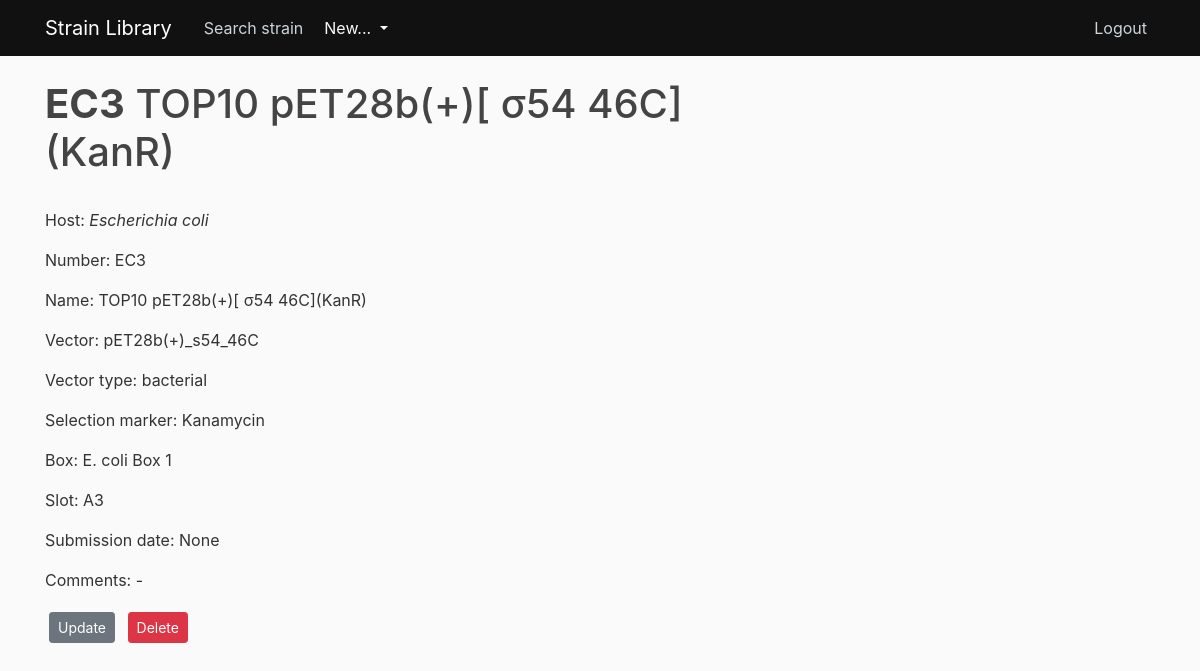
Screenshot of /strain/3/ (signed in) with the database file from the repository.
### strain_library/models.py (models this page shows, shortened)
class Strain(db.Model):
    __tablename__ = 'strain'
    id = db.Column(db.Integer, primary_key=True)
    number = db.Column(db.String, nullable=False, unique=True)
    name = db.Column(db.String, nullable=False)
    host = db.Column(db.String, nullable=False)
    vector = db.Column(db.String)
    vector_type = db.Column(db.String)
    selection_marker = db.Column(db.String)
    box = db.Column(db.String)
    slot = db.Column(db.String)
    date_of_creation = db.Column(db.Date)
    comments = db.Column(db.Text)
    user_id = db.Column(db.Integer, db.ForeignKey('user.id'), nullable=False)
    box_id = db.Column(db.Integer, db.ForeignKey('box.id'), nullable=False)
    type = db.Column(db.String)
    __mapper_args__ = {
        'polymorphic_identity':'strain',
        'polymorphic_on':type
    }

### strain_library/routes.py (the view)
@app.route("/strain/<int:strain_id>/")
@login_required
def strain(strain_id):
    strain = Strain.query.get_or_404(strain_id)
    return render_template('strain.html', title=strain.name, strain=strain)

### strain_library/models.py (called while the page is built)
@login_manager.user_loader
def load_user(user_id):
    return User.query.get(int(user_id))

### strain_library/templates/strain.html (shortened to what this page needs)
{% extends "layout.html" %}
{% block content %}
<h1><b>{{ strain.number }}</b> {{ strain.name }}</h1>
<br>
<p>
  Host: <i>{{ strain.host }}</i>
</p>
<p>
  Number: {{ strain.number }}
</p>
<p>
  Name: {{ strain.name }}
</p>
<p>
  Vector: {{ strain.vector }}
</p>
<p>
  Vector type: {{ strain.vector_type }}
</p>
<p>
  Selection marker: {{ strain.selection_marker }}
</p>
<p>
  Box: {{ strain.box }}
</p>
<p>
  Slot: {{ strain.slot }}
</p>
<p>
  Submission date: {{ strain.date_of_creation }}
</p>
<p>
  Comments: {{ strain.comments }}
</p>
<div>
  <a class="btn btn-secondary btn-sm m-1" href="{{ url_for('update_strain', strain_id=strain.id) }}"> Update </a>
  <button type="button" class="btn btn-danger btn-sm m-1" data-toggle="modal" data-target="#deleteModal">Delete</button>
</div>
{% endblock content %}

### strain_library/static/main.css (style rules this page uses)
body { background: #fafafa; color: #333333; margin-top: 5rem; }
h1, h2, h3, h4, h5, h6 { color: #444444; }

### rows the page displays
Strain: number "EC3", name "TOP10 pET28b(+)[ σ54 46C](KanR)", host "Escherichia coli", vector "pET28b(+)_s54_46C", vector_type "bacterial", selection_marker "Kanamycin", box "E. coli Box 1", slot "A3", date_of_creation "None", comments "-"
